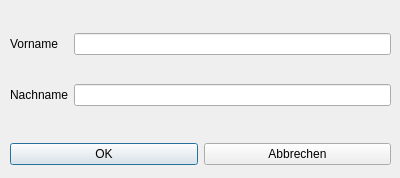
<?xml version="1.0" encoding="UTF-8"?>
<ui version="4.0">
 <class>Dialog_personal</class>
 <widget class="QDialog" name="Dialog_personal">
  <property name="geometry">
   <rect>
    <x>0</x>
    <y>0</y>
    <width>400</width>
    <height>178</height>
   </rect>
  </property>
  <property name="windowTitle">
   <string>Dialog</string>
  </property>
  <widget class="QWidget" name="layoutWidget_3">
   <property name="geometry">
    <rect>
     <x>10</x>
     <y>10</y>
     <width>381</width>
     <height>121</height>
    </rect>
   </property>
   <layout class="QGridLayout" name="gridLayout_2">
    <item row="0" column="0">
     <widget class="QLabel" name="label_4">
      <property name="text">
       <string>Vorname</string>
      </property>
     </widget>
    </item>
    <item row="0" column="1">
     <widget class="QLineEdit" name="lineEdit_vorname"/>
    </item>
    <item row="1" column="1">
     <widget class="QLineEdit" name="lineEdit_nachname"/>
    </item>
    <item row="1" column="0">
     <widget class="QLabel" name="label_komment">
      <property name="text">
       <string>Nachname</string>
      </property>
     </widget>
    </item>
   </layout>
  </widget>
  <widget class="QWidget" name="layoutWidget_4">
   <property name="geometry">
    <rect>
     <x>10</x>
     <y>140</y>
     <width>381</width>
     <height>29</height>
    </rect>
   </property>
   <layout class="QHBoxLayout" name="horizontalLayout_2">
    <item>
     <widget class="QPushButton" name="pushButton_ok">
      <property name="text">
       <string>OK</string>
      </property>
     </widget>
    </item>
    <item>
     <widget class="QPushButton" name="pushButton_cancel">
      <property name="text">
       <string>Abbrechen</string>
      </property>
     </widget>
    </item>
   </layout>
  </widget>
 </widget>
 <resources/>
 <connections/>
</ui>
